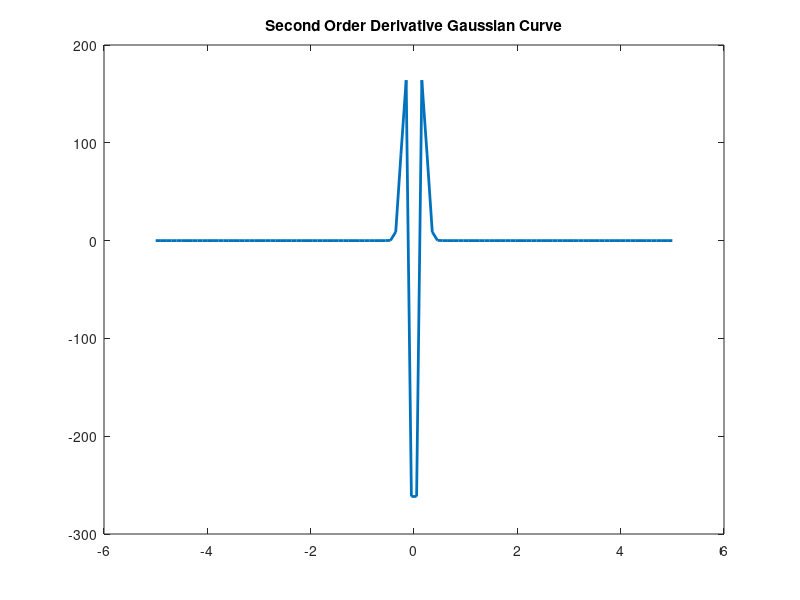

Here is the MATLAB script that generated this plot:
% Parameters of Gaussian curve
mu = 0;
sigma = 0.1; 

% Generate x value
x = linspace(-5,5,100);

% Gaussian curve
y = exp( -(((x - mu).^2) / (2*(sigma.^2))) )/(sigma*sqrt(2*pi));

% Derivative 1 of Gaussian curve
y1 = -((x-mu).*y) / (sigma^2);

% Derivative 2 of Gaussian curve
y2 = (-x.*y1 - y + mu.*y1)/(sigma.^2);

% Plot
figure;
plot(x,y2,'LineWidth',2);
title('Second Order Derivative Gaussian Curve');


